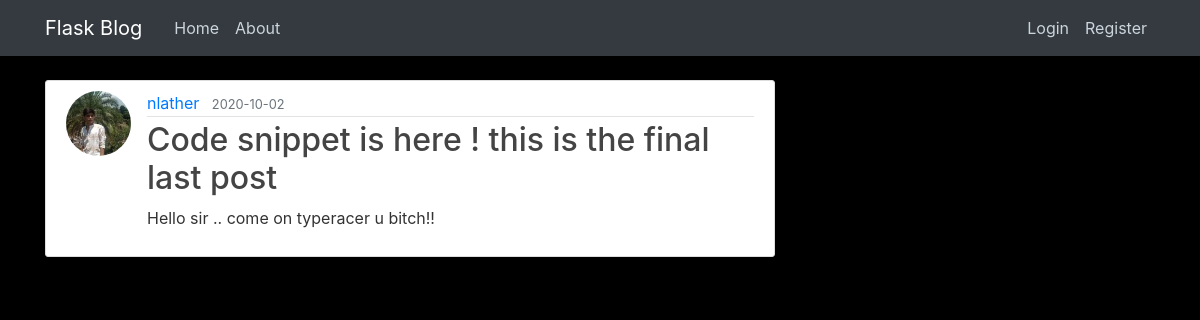
/post/15, run on the app's committed database.
### flaskblog/models.py (models this page shows, shortened)
class User(db.Model, UserMixin):
    id = db.Column(db.Integer, primary_key=True)
    username = db.Column(db.String(20), unique=True, nullable=False)
    email = db.Column(db.String(120), unique=True, nullable=False)
    image_file = db.Column(db.String(20), nullable=False, default='default.jpg')
    password = db.Column(db.String(60), nullable=False)
    posts = db.relationship('Post', backref='author', lazy=True)

class Post(db.Model):
    id = db.Column(db.Integer, primary_key=True)
    title = db.Column(db.String(100), nullable=False)
    date_posted = db.Column(db.DateTime, nullable=False, default=datetime.utcnow)
    content = db.Column(db.Text, nullable=False)
    user_id = db.Column(db.Integer, db.ForeignKey('user.id'), nullable=False)

### flaskblog/routes.py (the view)
@app.route("/post/<int:post_id>")
def post(post_id):
	post = Post.query.get_or_404(post_id)
	return render_template('post.html', title=post.title, post=post)

### flaskblog/templates/post.html (shortened to what this page needs)
{% extends "layout.html" %}
{% block content %}
  <article class="media content-section">
    <img class="rounded-circle article-img" src="{{ url_for('static', filename='profile_pics/' + post.author.image_file) }}">
    <div class="media-body">
      <div class="article-metadata">
        <a class="mr-2" href="{{ url_for('user_posts', username=post.author.username) }}">{{ post.author.username }}</a>
        <small class="text-muted">{{ post.date_posted.strftime('%Y-%m-%d') }}</small>
      </div>
      <h2 class="article-title">{{ post.title }}</h2>
      <p class="article-content">{{ post.content }}</p>
    </div>
  </article>
{% endblock content %}

### flaskblog/static/main.css (style rules this page uses)
body { background: #000; color: #333333; margin-top: 5rem; }
h1, h2, h3, h4, h5, h6 { color: #444444; }
.content-section { background: #ffffff; padding: 10px 20px; border: 1px solid #dddddd; border-radius: 3px; margin-bottom: 20px; }
.article-title { color: #444444; }
.article-content { white-space: pre-line; }
.article-img { height: 65px; width: 65px; margin-right: 16px; }
.article-metadata { padding-bottom: 1px; margin-bottom: 4px; border-bottom: 1px solid #e3e3e3 }

### data on the page
User: image_file (picture), author.username "nlather"
Post: date_posted "2020-10-02", title "Code snippet is here ! this is the final last post", content "Hello sir .. come on typeracer u bitch!!"
